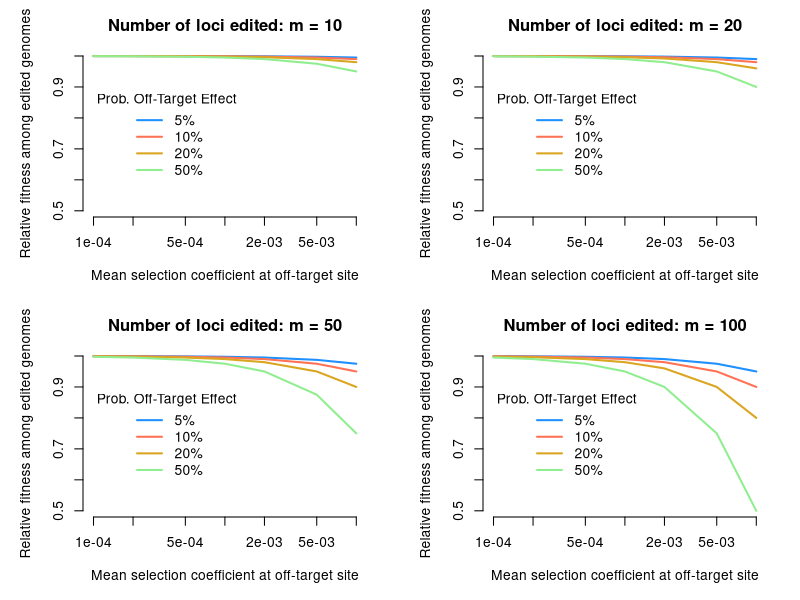

Here is the R script that generated this plot:
setwd("~/Desktop/Papers/Gene-editing/Resubmission - Code - Figure/")
Cols <- c("dodgerblue","coral1","goldenrod","lightgreen","maroon")
## Reduction in fitness
## NC paper: https://www.nature.com/articles/s41467-022-28244-5
## y = 1 - m * pOff * s

fitness <- function(m,pOff,s) 1 - m * pOff * s
ss      <- c(1e-4,2e-4,5e-4,1e-3,2e-3,5e-3,1e-2)
ms      <- c(10,20,50,100)
pOff    <- c(0.05,0.1,0.2,0.5)

scenarios <- expand.grid(s=ss,m=ms,pOff=pOff)
scenarios$fitness <- fitness(m=scenarios$m,pOff=scenarios$pOff,s=scenarios$s)

png("Supplementary_Figure_1_Off-Target_Effects_on_Fitness.png",width=3000,height=2500,res=300)
op <- par(mfrow=c(2,2))
for(i in 1:length(ms)){
  d <- scenarios[which(scenarios$m==ms[i]),]
  z <- NULL
  for(j in 1:length(pOff)){
    z <- cbind(z,d[which(d$pOff==pOff[j]),"fitness"])    
  }
  par(mar=c(5,5,3,2))
  matplot(ss,z,pch=10,type="l",log="x",col=Cols,lwd=2,lty=1,
          main=paste0("Number of loci edited: m = ",ms[i]),
          xlab="Mean selection coefficient at off-target site",
          ylab="Relative fitness among edited genomes",axes=FALSE,ylim=c(0.5,1))
  axis(1,at=ss)
  axis(2)
  legend(ss[1],0.9,legend=paste0(100*pOff,"%"),
         title="Prob. Off-Target Effect",col=Cols,lwd=2,lty=1,box.lty=0)
}
par(op)
dev.off()

